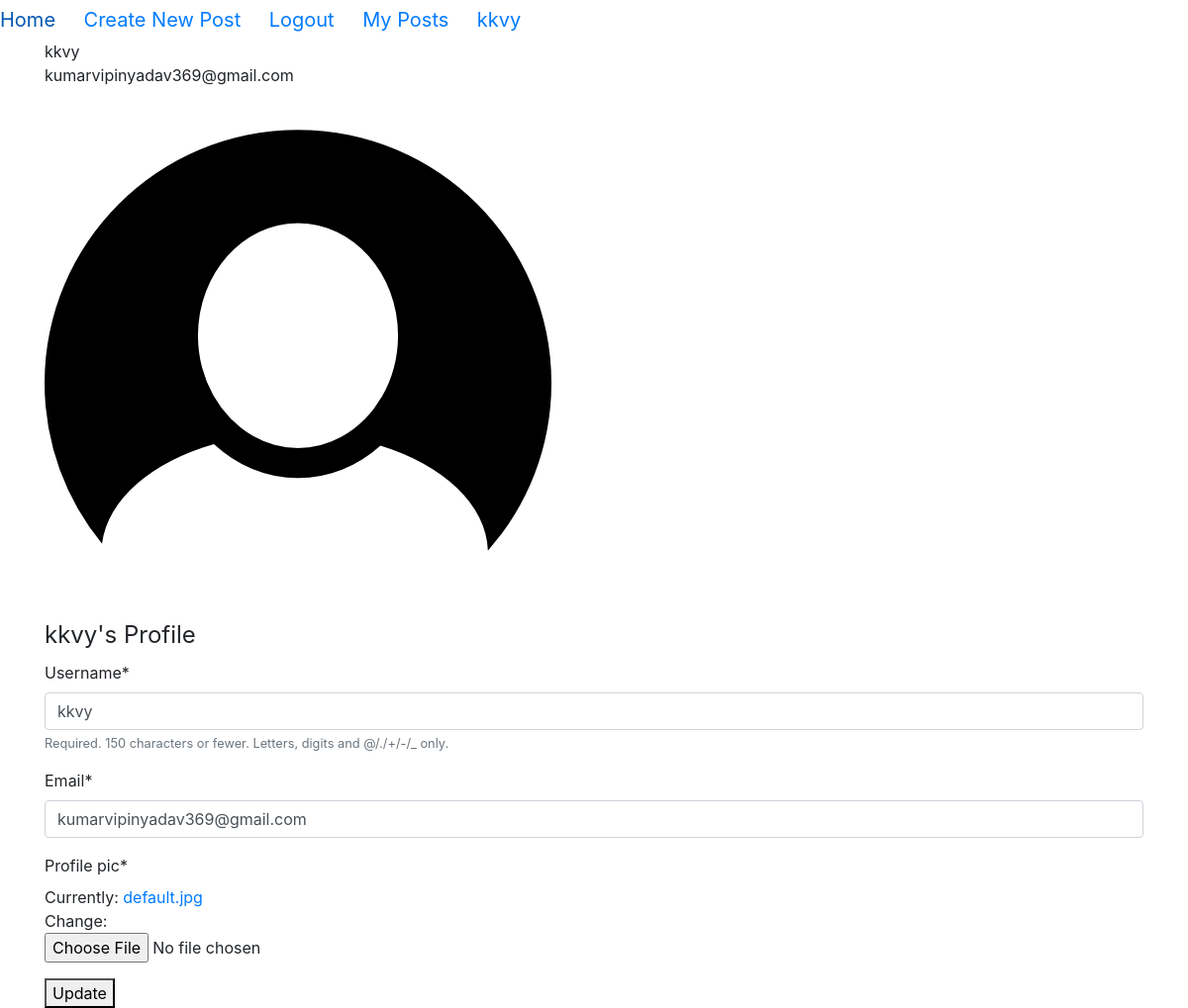
The app's page /profile (signed in) with its own data.
### Posts/models.py (models this page shows)
class User(AbstractUser):
    email = models.EmailField()
    pet_name = models.CharField(default='Not have any pet', max_length=50)

### Profile/models.py (models this page shows, shortened)
class Profile(models.Model):
    user = models.OneToOneField(User, on_delete=models.CASCADE)
    Profile_pic = models.ImageField(default='default.jpg', upload_to='ProfilePics')

### Profile/views.py (the view, shortened to what this page needs)
# urls.py: path("profile", profile_views.ProfileUpdaeView.as_view(), name="Profile"),
class ProfileUpdaeView(LoginRequiredMixin, UpdateView):
    model = User
    form_class = UserProfileUpdateForm
    second_form_class = UserDetailUpdateForm
    template_name = "Profile/Profile.html"
    success_url = "/profile"
    def get_context_data(self, **kwargs):
        context = super().get_context_data(**kwargs)
        context['pro_form'] = self.second_form_class(self.request.POST or None, instance=self.object.user)
        context['title'] = 'Profile | Post'
        return context
    def get_object(self):
        return self.request.user.profile

### Profile/forms.py
class UserProfileUpdateForm(forms.ModelForm):
    class Meta:
        model = Profile
        fields = ["Profile_pic"]

class UserDetailUpdateForm(forms.ModelForm):
    email = forms.EmailField()
    class Meta:
        model = User
        fields = ['username', 'email']

### Profile/templates/Profile/Profile.html (shortened to what this page needs)
{% extends 'Posts/Base.html' %}
{% load crispy_forms_tags %}
{% block data %}
    {% if user.is_authenticated %}
        {{ user.username }}<br>
        {{ user.email }}<br>
        <img src="{{ user.profile.Profile_pic.url }}" alt="{{ user.username }} Profile Picture">
        <br>
        <br>
    {% endif %}
    <form method="POST" enctype="multipart/form-data">
        <fieldset>
            <legend> {{ user.username }}'s Profile</legend>
                {{ pro_form|crispy }}
                {{ form|crispy }}
        </fieldset>
        <button type="submit">Update</button>
    </form>
{% endblock data %}

### Posts/templates/Posts/Base.html (shortened to what this page needs)
<!DOCTYPE html >
<html>
<head>
    <link rel="stylesheet" href="https://maxcdn.bootstrapcdn.com/bootstrap/4.0.0/css/bootstrap.min.css">
</head>
<body>
    <a class="navbar-brand mr-4" href="{% url 'Home' %}">Home</a>
    <a class="navbar-brand mr-4" href="{% url 'post-create' %}"> Create New Post</a>
    {% if user.is_authenticated %}
        <a class="navbar-brand mr-4" href="{% url 'Logout' %}"> Logout </a>
        <a class="navbar-brand mr-4" href="{% url 'user-post-detail' user.username %}"> My Posts </a>
        <a class="navbar-brand mr-4" href="{% url 'Profile' %}"> {{ user.username }} </a>
    {% else %}
        <a class="navbar-brand mr-4" href="{% url 'Login' %}"> Login </a>
        <a class="navbar-brand mr-4" href="{% url 'Registration' %}"> Register </a>
    {% endif %}
    <div class="container">
    {% block data %}
    {% endblock data %}
    </div>
</body>
</html>

### records on screen
User: username "kkvy", email "kumarvipinyadav369@gmail.com", profile.Profile_pic (placeholder picture)
